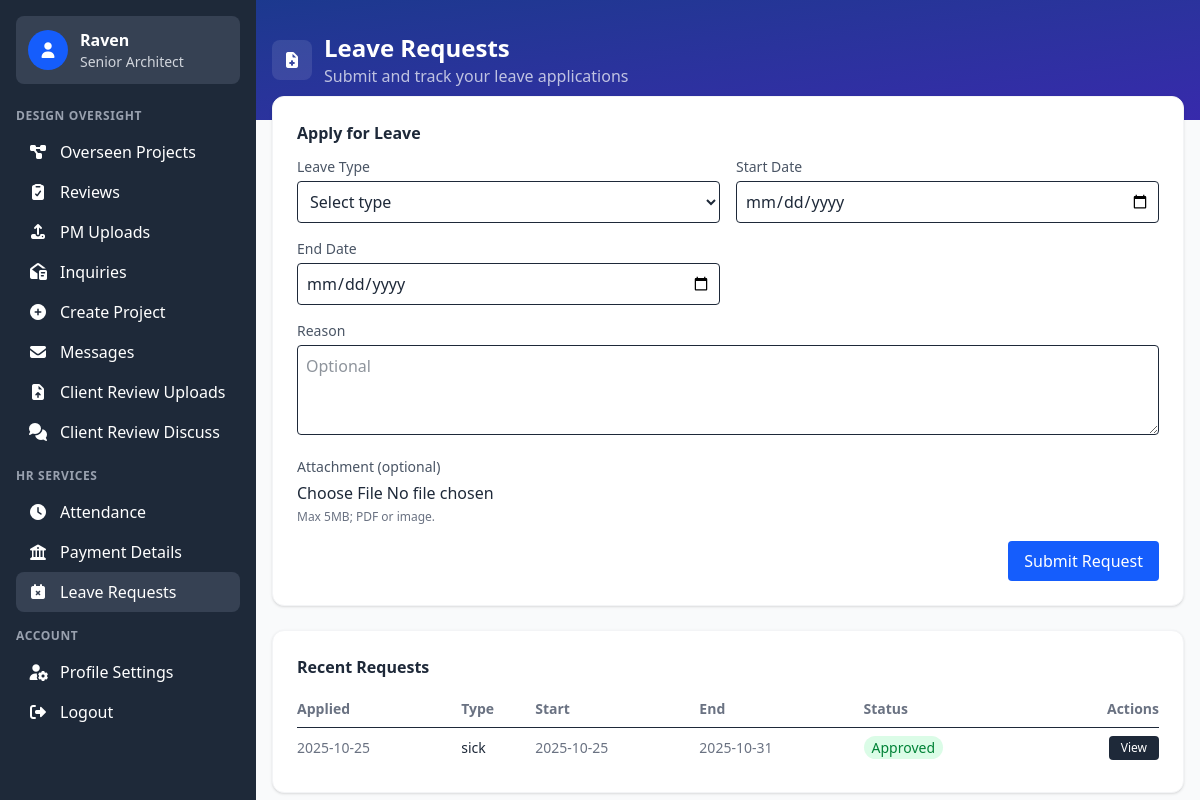
The page /employees/leave-requests.php (signed in) on the database its author committed.
### tables this page shows
CREATE TABLE `leave_requests` (
  `leave_id` int(10) UNSIGNED NOT NULL,
  `employee_id` int(10) UNSIGNED NOT NULL,
  `leave_type` enum('sick','vacation','personal') NOT NULL,
  `start_date` date NOT NULL,
  `end_date` date NOT NULL,
  `days_count` int(10) UNSIGNED NOT NULL,
  `reason` text DEFAULT NULL,
  `status` enum('pending','approved','rejected') DEFAULT 'pending',
  `applied_date` timestamp NOT NULL DEFAULT current_timestamp(),
  `attachment_path` varchar(255) DEFAULT NULL
);

### employees/leave-requests.php (the view, shortened to what this page needs)
<?php
$pdo = getDB();
$userId = (int)($_SESSION['user_id'] ?? 0);
$empStmt = $pdo->prepare("SELECT e.*, u.first_name, u.last_name FROM employees e LEFT JOIN users u ON e.user_id = u.user_id WHERE e.user_id = ? LIMIT 1");
$empStmt->execute([$userId]);
$emp = $empStmt->fetch(PDO::FETCH_ASSOC);
$employeeId = (int)$emp['employee_id'];
try { $pdo->query("SELECT 1 FROM leave_requests LIMIT 1"); }
catch (Throwable $e) {
  $pdo->exec("CREATE TABLE IF NOT EXISTS leave_requests (
    leave_id INT(10) UNSIGNED NOT NULL AUTO_INCREMENT,
    employee_id INT(10) UNSIGNED NOT NULL,
    leave_type VARCHAR(50) DEFAULT NULL,
    start_date DATE NOT NULL,
    end_date DATE NOT NULL,
    reason TEXT DEFAULT NULL,
    attachment_path VARCHAR(255) DEFAULT NULL,
    status ENUM('pending','approved','rejected') NOT NULL DEFAULT 'pending',
    applied_date TIMESTAMP NOT NULL DEFAULT CURRENT_TIMESTAMP,
    PRIMARY KEY (leave_id),
    KEY idx_emp (employee_id),
    KEY idx_status (status),
    KEY idx_dates (start_date, end_date)
  ) ENGINE=InnoDB DEFAULT CHARSET=utf8mb4 COLLATE=utf8mb4_general_ci");
}
$stmt = $pdo->prepare("SELECT leave_id, leave_type, start_date, end_date, status, applied_date, reason, attachment_path FROM leave_requests WHERE employee_id=? ORDER BY applied_date DESC LIMIT 20");
$stmt->execute([$employeeId]);
$rows = $stmt->fetchAll(PDO::FETCH_ASSOC);
include_once __DIR__ . '/../backend/core/header.php';
?>
<section class="bg-gradient-to-br from-blue-900 to-indigo-800 text-white py-8">
  <div class="max-w-full px-4">
    <div class="flex items-center justify-between">
      <div class="flex items-center space-x-3">
        <div class="w-10 h-10 bg-white/10 rounded-lg flex items-center justify-center"><i class="fas fa-file-medical text-white"></i></div>
        <div>
          <h1 class="text-2xl font-semibold">Leave Requests</h1>
          <p class="text-white/70">Submit and track your leave applications</p>
        </div>
      </div>
    </div>
  </div>
</section>
<main class="max-w-full px-4 -mt-6">
  <div class="bg-white rounded-xl shadow-sm border border-gray-100 p-6">
    <h2 class="font-semibold mb-3">Apply for Leave</h2>
    <form method="post" enctype="multipart/form-data" id="leaveForm" class="grid grid-cols-1 md:grid-cols-2 gap-4">
      <div>
        <label class="block text-sm text-gray-600 mb-1">Leave Type</label>
        <select name="leave_type" class="w-full border rounded p-2">
          <option value="">Select type</option>
        </select>
      </div>
      <div>
        <label class="block text-sm text-gray-600 mb-1">Start Date</label>
        <input type="date" name="start_date" class="w-full border rounded p-2" required />
      </div>
      <div>
        <label class="block text-sm text-gray-600 mb-1">End Date</label>
        <input type="date" name="end_date" class="w-full border rounded p-2" required />
      </div>
      <div class="md:col-span-2">
        <label class="block text-sm text-gray-600 mb-1">Reason</label>
        <textarea name="reason" class="w-full border rounded p-2" rows="3" placeholder="Optional"></textarea>
      </div>
      <div class="md:col-span-2">
        <label class="block text-sm text-gray-600 mb-1">Attachment (optional)</label>
        <input type="file" name="attachment" accept=".pdf,.jpg,.jpeg,.png" />
        <div class="text-xs text-gray-500 mt-1">Max 5MB; PDF or image.</div>
      </div>
      <div class="md:col-span-2 flex justify-end">
        <button id="submitBtn" class="bg-blue-600 text-white px-4 py-2 rounded hover:bg-blue-700">Submit Request</button>
      </div>
    </form>
  </div>
  <div class="bg-white rounded-xl shadow-sm border border-gray-100 p-6 mt-6">
    <h2 class="font-semibold mb-3">Recent Requests</h2>
    <div class="overflow-x-auto">
      <table class="min-w-full text-sm">
        <thead>
          <tr class="text-left text-gray-500">
            <th class="py-2">Applied</th>
            <th class="py-2">Type</hth>
            <th class="py-2">Start</th>
            <th class="py-2">End</th>
            <th class="py-2">Status</th>
            <th class="py-2 text-right">Actions</th>
          </tr>
        </thead>
        <tbody>
          <?php if (empty($rows)): ?>
            <tr><td colspan="6" class="py-3 text-center text-gray-500">No leave requests yet.</td></tr>
          <?php else: foreach ($rows as $r): ?>
            <tr class="border-t">
              <td class="py-2 text-gray-500"><?php echo htmlspecialchars(date('Y-m-d', strtotime($r['applied_date']))); ?></td>
              <td class="py-2"><?php echo htmlspecialchars($r['leave_type'] ?? '—'); ?></td>
              <td class="py-2 text-gray-500"><?php echo htmlspecialchars($r['start_date']); ?></td>
              <td class="py-2 text-gray-500"><?php echo htmlspecialchars($r['end_date']); ?></td>
              <td class="py-2">
                <?php $st = strtolower($r['status'] ?? 'pending');
                $badge = ['approved' => 'bg-green-100 text-green-700','rejected' => 'bg-red-100 text-red-700','pending' => 'bg-yellow-100 text-yellow-700'][$st] ?? 'bg-gray-100 text-gray-700'; ?>
                <span class="px-2 py-0.5 rounded-full <?php echo $badge; ?>"><?php echo ucfirst($st); ?></span>
              </td>
              <td class="py-2 text-right">
                <button class="view-leave px-3 py-1 text-xs rounded bg-gray-800 text-white hover:bg-gray-700"
                  data-id="<?php echo (int)$r['leave_id']; ?>"
                  data-type="<?php echo htmlspecialchars($r['leave_type'] ?? ''); ?>"
                  data-start="<?php echo htmlspecialchars($r['start_date']); ?>"
                  data-end="<?php echo htmlspecialchars($r['end_date']); ?>"
                  data-status="<?php echo htmlspecialchars($r['status']); ?>"
                  data-reason="<?php echo htmlspecialchars($r['reason'] ?? ''); ?>"
                  data-attachment="<?php echo htmlspecialchars($r['attachment_path'] ?? ''); ?>"
                >View</button>
              </td>
            </tr>
          <?php endforeach; endif; ?>
        </tbody>
      </table>
    </div>
  </div>
</main>
<?php include_once __DIR__ . '/../backend/core/footer.php'; ?>

### backend/core/header.php (style rules this page uses)
html { scroll-behavior: smooth; }

### rows shown on the page
leave_requests: applied_date "2025-10-25", leave_type "sick", start_date "2025-10-25", end_date "2025-10-31", status "Approved"

### other values the page prints
$_SESSION['first_name'] "Raven"
$_SESSION['position'] "Senior Architect"
